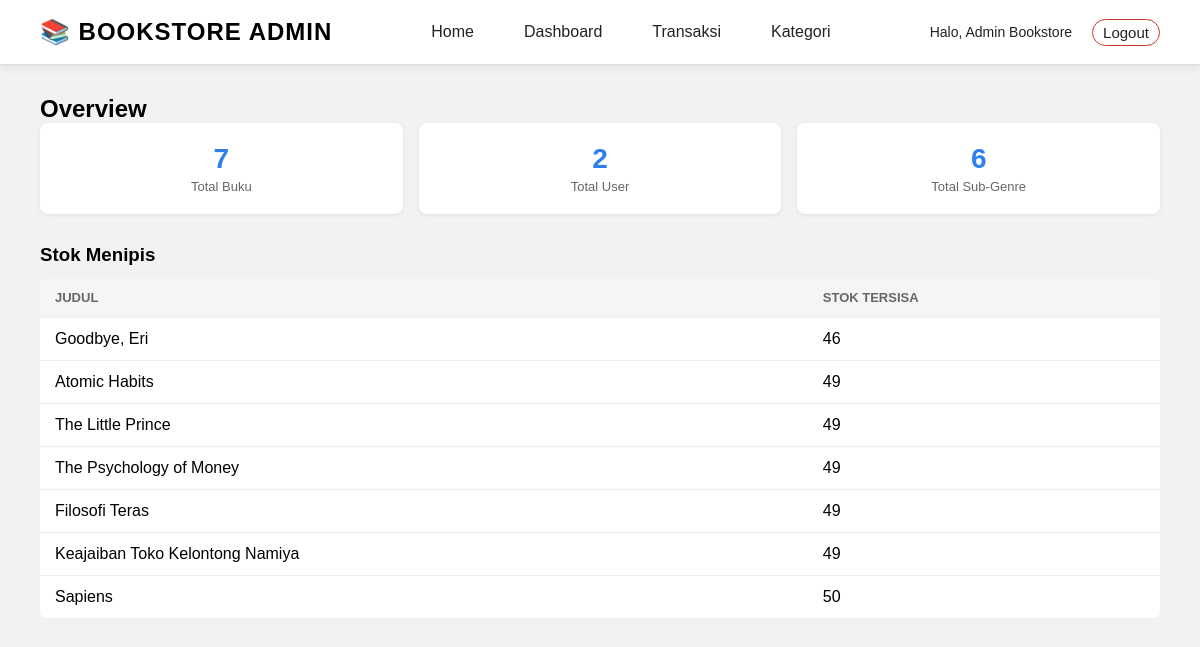
/admin/index.php (signed in), run on the app's committed database.
### tables this page shows
CREATE TABLE `books` (
  `id` int(11) NOT NULL AUTO_INCREMENT,
  `judul` varchar(150) NOT NULL,
  `penulis` varchar(100) NOT NULL,
  `harga` decimal(10,2) NOT NULL,
  `cover_image` varchar(255) DEFAULT NULL,
  `deskripsi` text DEFAULT NULL,
  `stok` int(11) DEFAULT 0,
  `category_id` int(11) DEFAULT NULL,
  `is_new` tinyint(1) DEFAULT 0,
  `is_bestseller` tinyint(1) DEFAULT 0,
  `is_trending` tinyint(1) DEFAULT 0,
  `created_at` timestamp NOT NULL DEFAULT current_timestamp(),
  PRIMARY KEY (`id`),
  KEY `category_id` (`category_id`),
  CONSTRAINT `books_ibfk_1` FOREIGN KEY (`category_id`) REFERENCES `categories` (`id`) ON DELETE SET NULL
);

### admin/index.php (the view, shortened to what this page needs)
<?php
include '../config.php';
$total_buku = mysqli_fetch_assoc(mysqli_query($conn, "SELECT COUNT(*) as jumlah FROM books"))['jumlah'];
$total_user = mysqli_fetch_assoc(mysqli_query($conn, "SELECT COUNT(*) as jumlah FROM users WHERE role = 'user'"))['jumlah'];
$total_kategori = mysqli_fetch_assoc(mysqli_query($conn, "SELECT COUNT(*) as jumlah FROM categories WHERE parent_id IS NOT NULL"))['jumlah'];
$stok_menipis = mysqli_query($conn, "SELECT judul, stok FROM books ORDER BY stok ASC");
?>
<!DOCTYPE html>
<html lang="id">
<head>
    <link rel="stylesheet" href="../assets/css/style.css">
</head>
<body>
    <header class="navbar">
        <div class="logo">📚 BOOKSTORE ADMIN</div>
        <nav class="nav-links">
            <a href="index.php">Home</a>
            <a href="dashboard.php">Dashboard</a>
            <a href="transaksi.php">Transaksi</a>
            <a href="kategori.php">Kategori</a>
        </nav>
        <div class="nav-icons">
            <span class="user-info">Halo, <?php echo $_SESSION['nama']; ?></span>
            <a href="../logout.php" class="logout-link">Logout</a>
        </div>
    </header>
    <section class="admin-section">
        <h2>Overview</h2>
        <div class="stat-cards">
            <div class="stat-card">
                <p class="stat-number"><?php echo $total_buku; ?></p>
                <p class="stat-label">Total Buku</p>
            </div>
            <div class="stat-card">
                <p class="stat-number"><?php echo $total_user; ?></p>
                <p class="stat-label">Total User</p>
            </div>
            <div class="stat-card">
                <p class="stat-number"><?php echo $total_kategori; ?></p>
                <p class="stat-label">Total Sub-Genre</p>
            </div>
        </div>
        <h3 style="margin-top:30px; margin-bottom:12px;">Stok Menipis</h3>
        <table class="admin-table">
            <thead>
                <tr>
                    <th>Judul</th>
                    <th>Stok Tersisa</th>
                </tr>
            </thead>
            <tbody>
                <?php while ($row = mysqli_fetch_assoc($stok_menipis)) { ?>
                    <tr>
                        <td><?php echo $row['judul']; ?></td>
                        <td><?php echo $row['stok']; ?></td>
                    </tr>
                <?php } ?>
            </tbody>
        </table>
    </section>
</body>
</html>

### assets/css/style.css (style rules this page uses)
* { margin: 0; padding: 0; box-sizing: border-box; font-family: Arial, sans-serif; }
body { background-color: #f2f2f2; }
.navbar { display:flex; justify-content:space-between; align-items:center; padding:18px 40px; background:white; border-bottom: 1px solid #e0e0e0; box-shadow:0 2px 10px rgba(0,0,0,.08); position:sticky; top:0; z-index:999; }
.logo { font-size:24px; font-weight:bold; letter-spacing:1px; }
.nav-links { display:flex; gap:50px; }
.nav-links a { text-decoration:none; color:#222; transition:.2s; }
.nav-icons { display:flex; gap:20px; align-items:center; }
.nav-icons a { text-decoration:none; color:#222; font-size: 15px; }
.user-info { display: flex; align-items: center; gap: 6px; font-size: 14px; color: #222; }
.logout-link { text-decoration: none; color: #c0392b; font-size: 13px; border: 1px solid #c0392b; padding: 4px 10px; border-radius: 15px; }
.admin-section { padding: 30px 40px; }
.admin-table { width: 100%; border-collapse: collapse; background: white; border-radius: 8px; overflow: hidden; }
.admin-table th, .admin-table td { padding: 12px 15px; text-align: left; border-bottom: 1px solid #eee; }
.admin-table th { background: #f5f5f5; font-size: 13px; text-transform: uppercase; color: #666; }
.stat-cards { display: flex; gap: 16px; flex-wrap: wrap; }
.stat-card { background: white; padding: 20px; border-radius: 8px; box-shadow: 0 1px 4px rgba(0,0,0,.08); min-width: 140px; flex: 1; text-align: center; }
.stat-number { font-size: 28px; font-weight: bold; color: #2f80ed; }
.stat-label { font-size: 13px; color: #666; margin-top: 4px; }

### data on the page
books: judul "Goodbye, Eri", stok "46"
books: judul "Atomic Habits", stok "49"
books: judul "The Little Prince", stok "49"
books: judul "The Psychology of Money", stok "49"
books: judul "Filosofi Teras", stok "49"
books: judul "Keajaiban Toko Kelontong Namiya", stok "49"
books: judul "Sapiens", stok "50"

### other printed values
$_SESSION['nama'] "Admin Bookstore"
$total_buku "7"
$total_user "2"
$total_kategori "6"
